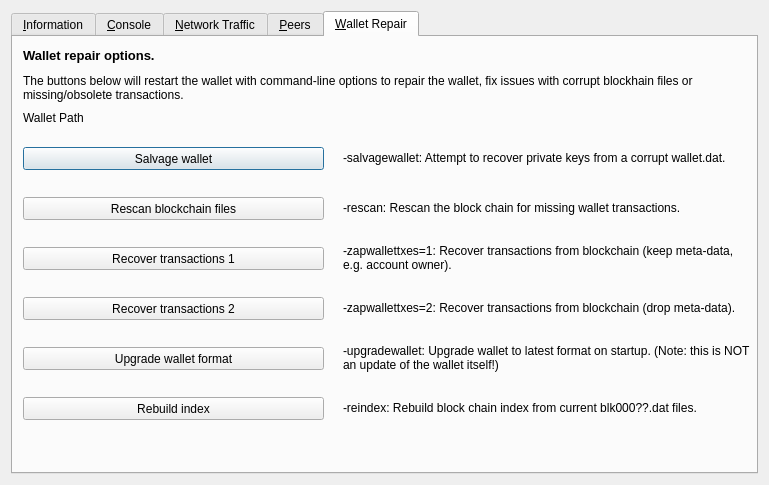
<?xml version="1.0" encoding="UTF-8"?>
<ui version="4.0">
 <class>RPCConsole</class>
 <widget class="QDialog" name="RPCConsole">
  <property name="geometry">
   <rect>
    <x>0</x>
    <y>0</y>
    <width>769</width>
    <height>485</height>
   </rect>
  </property>
  <property name="windowTitle">
   <string>Tools window</string>
  </property>
  <layout class="QVBoxLayout" name="verticalLayout_2">
   <item>
    <widget class="QTabWidget" name="tabWidget">
     <property name="currentIndex">
      <number>4</number>
     </property>
     <widget class="QWidget" name="tab_info">
      <attribute name="title">
       <string>&amp;Information</string>
      </attribute>
      <layout class="QGridLayout" name="gridLayout" columnstretch="0,0">
       <property name="horizontalSpacing">
        <number>12</number>
       </property>
       <item row="11" column="0">
        <widget class="QLabel" name="blockchainHeader">
         <property name="font">
          <font>
           <weight>75</weight>
           <bold>true</bold>
          </font>
         </property>
         <property name="text">
          <string>Block chain</string>
         </property>
        </widget>
       </item>
       <item row="10" column="1">
        <widget class="QLabel" name="masternodeCount">
         <property name="text">
          <string>N/A</string>
         </property>
        </widget>
       </item>
       <item row="1" column="1">
        <widget class="QLabel" name="clientName">
         <property name="cursor">
          <cursorShape>IBeamCursor</cursorShape>
         </property>
         <property name="text">
          <string>N/A</string>
         </property>
         <property name="textFormat">
          <enum>Qt::PlainText</enum>
         </property>
         <property name="textInteractionFlags">
          <set>Qt::LinksAccessibleByMouse|Qt::TextSelectableByKeyboard|Qt::TextSelectableByMouse</set>
         </property>
        </widget>
       </item>
       <item row="0" column="0">
        <widget class="QLabel" name="generalHeader">
         <property name="font">
          <font>
           <weight>75</weight>
           <bold>true</bold>
          </font>
         </property>
         <property name="text">
          <string>General</string>
         </property>
        </widget>
       </item>
       <item row="1" column="0">
        <widget class="QLabel" name="clientNameLabel">
         <property name="text">
          <string>Client name</string>
         </property>
        </widget>
       </item>
       <item row="3" column="1">
        <widget class="QLabel" name="openSSLVersion">
         <property name="cursor">
          <cursorShape>IBeamCursor</cursorShape>
         </property>
         <property name="text">
          <string>N/A</string>
         </property>
         <property name="textFormat">
          <enum>Qt::PlainText</enum>
         </property>
         <property name="textInteractionFlags">
          <set>Qt::LinksAccessibleByMouse|Qt::TextSelectableByKeyboard|Qt::TextSelectableByMouse</set>
         </property>
        </widget>
       </item>
       <item row="5" column="0">
        <widget class="QLabel" name="buildDateLabel">
         <property name="text">
          <string>Build date</string>
         </property>
        </widget>
       </item>
       <item row="9" column="0">
        <widget class="QLabel" name="numberOfConnectionsLabel">
         <property name="text">
          <string>Number of connections</string>
         </property>
        </widget>
       </item>
       <item row="4" column="1">
        <widget class="QLabel" name="berkeleyDBVersion">
         <property name="cursor">
          <cursorShape>IBeamCursor</cursorShape>
         </property>
         <property name="text">
          <string>N/A</string>
         </property>
         <property name="textFormat">
          <enum>Qt::PlainText</enum>
         </property>
         <property name="textInteractionFlags">
          <set>Qt::LinksAccessibleByMouse|Qt::TextSelectableByKeyboard|Qt::TextSelectableByMouse</set>
         </property>
        </widget>
       </item>
       <item row="6" column="0">
        <widget class="QLabel" name="startupTimeLabel">
         <property name="text">
          <string>Startup time</string>
         </property>
        </widget>
       </item>
       <item row="9" column="1">
        <widget class="QLabel" name="numberOfConnections">
         <property name="cursor">
          <cursorShape>IBeamCursor</cursorShape>
         </property>
         <property name="text">
          <string>N/A</string>
         </property>
         <property name="textFormat">
          <enum>Qt::PlainText</enum>
         </property>
         <property name="textInteractionFlags">
          <set>Qt::LinksAccessibleByMouse|Qt::TextSelectableByKeyboard|Qt::TextSelectableByMouse</set>
         </property>
        </widget>
       </item>
       <item row="12" column="0">
        <widget class="QLabel" name="numberOfBlocksLabel">
         <property name="text">
          <string>Current number of blocks</string>
         </property>
        </widget>
       </item>
       <item row="12" column="1">
        <widget class="QLabel" name="numberOfBlocks">
         <property name="cursor">
          <cursorShape>IBeamCursor</cursorShape>
         </property>
         <property name="text">
          <string>N/A</string>
         </property>
         <property name="textFormat">
          <enum>Qt::PlainText</enum>
         </property>
         <property name="textInteractionFlags">
          <set>Qt::LinksAccessibleByMouse|Qt::TextSelectableByKeyboard|Qt::TextSelectableByMouse</set>
         </property>
        </widget>
       </item>
       <item row="13" column="0">
        <widget class="QLabel" name="lastBlockTimeLabel">
         <property name="text">
          <string>Last block time</string>
         </property>
        </widget>
       </item>
       <item row="16" column="0">
        <widget class="QPushButton" name="openDebugLogfileButton">
         <property name="toolTip">
          <string>Open the BCNA debug log file from the current data directory. This can take a few seconds for large log files.</string>
         </property>
         <property name="text">
          <string>&amp;Open</string>
         </property>
         <property name="autoDefault">
          <bool>false</bool>
         </property>
        </widget>
       </item>
       <item row="15" column="0">
        <widget class="QLabel" name="debugLogFileHeader">
         <property name="font">
          <font>
           <weight>75</weight>
           <bold>true</bold>
          </font>
         </property>
         <property name="text">
          <string>Debug log file</string>
         </property>
        </widget>
       </item>
       <item row="14" column="0">
        <spacer name="verticalSpacer_2">
         <property name="orientation">
          <enum>Qt::Vertical</enum>
         </property>
         <property name="sizeHint" stdset="0">
          <size>
           <width>20</width>
           <height>20</height>
          </size>
         </property>
        </spacer>
       </item>
       <item row="13" column="1">
        <widget class="QLabel" name="lastBlockTime">
         <property name="cursor">
          <cursorShape>IBeamCursor</cursorShape>
         </property>
         <property name="text">
          <string>N/A</string>
         </property>
         <property name="textFormat">
          <enum>Qt::PlainText</enum>
         </property>
         <property name="textInteractionFlags">
          <set>Qt::LinksAccessibleByMouse|Qt::TextSelectableByKeyboard|Qt::TextSelectableByMouse</set>
         </property>
        </widget>
       </item>
       <item row="2" column="0">
        <widget class="QLabel" name="clientVersionLabel">
         <property name="text">
          <string>Client version</string>
         </property>
        </widget>
       </item>
       <item row="2" column="1">
        <widget class="QLabel" name="clientVersion">
         <property name="cursor">
          <cursorShape>IBeamCursor</cursorShape>
         </property>
         <property name="text">
          <string>N/A</string>
         </property>
         <property name="textFormat">
          <enum>Qt::PlainText</enum>
         </property>
         <property name="textInteractionFlags">
          <set>Qt::LinksAccessibleByMouse|Qt::TextSelectableByKeyboard|Qt::TextSelectableByMouse</set>
         </property>
        </widget>
       </item>
       <item row="7" column="0">
        <widget class="QLabel" name="networkHeader">
         <property name="font">
          <font>
           <weight>75</weight>
           <bold>true</bold>
          </font>
         </property>
         <property name="text">
          <string>Network</string>
         </property>
        </widget>
       </item>
       <item row="8" column="0">
        <widget class="QLabel" name="networkNameLabel">
         <property name="text">
          <string>Name</string>
         </property>
        </widget>
       </item>
       <item row="6" column="1">
        <widget class="QLabel" name="startupTime">
         <property name="cursor">
          <cursorShape>IBeamCursor</cursorShape>
         </property>
         <property name="text">
          <string>N/A</string>
         </property>
         <property name="textFormat">
          <enum>Qt::PlainText</enum>
         </property>
         <property name="textInteractionFlags">
          <set>Qt::LinksAccessibleByMouse|Qt::TextSelectableByKeyboard|Qt::TextSelectableByMouse</set>
         </property>
        </widget>
       </item>
       <item row="3" column="0">
        <widget class="QLabel" name="openSSLVersionLabel">
         <property name="text">
          <string>Using OpenSSL version</string>
         </property>
         <property name="indent">
          <number>10</number>
         </property>
        </widget>
       </item>
       <item row="8" column="1">
        <widget class="QLabel" name="networkName">
         <property name="cursor">
          <cursorShape>IBeamCursor</cursorShape>
         </property>
         <property name="text">
          <string>N/A</string>
         </property>
         <property name="textFormat">
          <enum>Qt::PlainText</enum>
         </property>
         <property name="textInteractionFlags">
          <set>Qt::LinksAccessibleByMouse|Qt::TextSelectableByKeyboard|Qt::TextSelectableByMouse</set>
         </property>
        </widget>
       </item>
       <item row="10" column="0">
        <widget class="QLabel" name="masternodeCountLabel">
         <property name="text">
          <string>Number of Masternodes</string>
         </property>
        </widget>
       </item>
       <item row="5" column="1">
        <widget class="QLabel" name="buildDate">
         <property name="cursor">
          <cursorShape>IBeamCursor</cursorShape>
         </property>
         <property name="text">
          <string>N/A</string>
         </property>
         <property name="textFormat">
          <enum>Qt::PlainText</enum>
         </property>
         <property name="textInteractionFlags">
          <set>Qt::LinksAccessibleByMouse|Qt::TextSelectableByKeyboard|Qt::TextSelectableByMouse</set>
         </property>
        </widget>
       </item>
       <item row="4" column="0">
        <widget class="QLabel" name="berkeleyDBVersionLabel">
         <property name="text">
          <string>Using BerkeleyDB version</string>
         </property>
         <property name="indent">
          <number>10</number>
         </property>
        </widget>
       </item>
      </layout>
     </widget>
     <widget class="QWidget" name="tab_console">
      <attribute name="title">
       <string>&amp;Console</string>
      </attribute>
      <layout class="QVBoxLayout" name="verticalLayout_3">
       <property name="spacing">
        <number>3</number>
       </property>
       <item>
        <widget class="QTextEdit" name="messagesWidget">
         <property name="minimumSize">
          <size>
           <width>0</width>
           <height>100</height>
          </size>
         </property>
         <property name="readOnly">
          <bool>true</bool>
         </property>
         <property name="tabKeyNavigation" stdset="0">
          <bool>false</bool>
         </property>
         <property name="columnCount" stdset="0">
          <number>2</number>
         </property>
        </widget>
       </item>
       <item>
        <layout class="QHBoxLayout" name="horizontalLayout">
         <property name="spacing">
          <number>3</number>
         </property>
         <item>
          <widget class="QLabel" name="label">
           <property name="text">
            <string notr="true">&gt;</string>
           </property>
          </widget>
         </item>
         <item>
          <widget class="QLineEdit" name="lineEdit"/>
         </item>
         <item>
          <widget class="QPushButton" name="clearButton">
           <property name="maximumSize">
            <size>
             <width>24</width>
             <height>24</height>
            </size>
           </property>
           <property name="toolTip">
            <string>Clear console</string>
           </property>
           <property name="text">
            <string/>
           </property>
           <property name="icon">
            <iconset resource="../bitcanna.qrc">
             <normaloff>:/icons/remove</normaloff>:/icons/remove</iconset>
           </property>
           <property name="shortcut">
            <string notr="true">Ctrl+L</string>
           </property>
           <property name="autoDefault">
            <bool>false</bool>
           </property>
          </widget>
         </item>
        </layout>
       </item>
      </layout>
     </widget>
     <widget class="QWidget" name="tab_nettraffic">
      <attribute name="title">
       <string>&amp;Network Traffic</string>
      </attribute>
      <layout class="QHBoxLayout" name="horizontalLayout_3">
       <item>
        <layout class="QVBoxLayout" name="verticalLayout_4">
         <item>
          <widget class="TrafficGraphWidget" name="trafficGraph" native="true">
           <property name="sizePolicy">
            <sizepolicy hsizetype="Expanding" vsizetype="Expanding">
             <horstretch>0</horstretch>
             <verstretch>0</verstretch>
            </sizepolicy>
           </property>
          </widget>
         </item>
         <item>
          <layout class="QHBoxLayout" name="horizontalLayout_2">
           <item>
            <widget class="QSlider" name="sldGraphRange">
             <property name="minimum">
              <number>1</number>
             </property>
             <property name="maximum">
              <number>288</number>
             </property>
             <property name="pageStep">
              <number>12</number>
             </property>
             <property name="value">
              <number>6</number>
             </property>
             <property name="orientation">
              <enum>Qt::Horizontal</enum>
             </property>
            </widget>
           </item>
           <item>
            <widget class="QLabel" name="lblGraphRange">
             <property name="minimumSize">
              <size>
               <width>100</width>
               <height>0</height>
              </size>
             </property>
             <property name="alignment">
              <set>Qt::AlignCenter</set>
             </property>
            </widget>
           </item>
           <item>
            <widget class="QPushButton" name="btnClearTrafficGraph">
             <property name="text">
              <string>&amp;Clear</string>
             </property>
             <property name="autoDefault">
              <bool>false</bool>
             </property>
            </widget>
           </item>
          </layout>
         </item>
        </layout>
       </item>
       <item>
        <layout class="QVBoxLayout" name="verticalLayout">
         <item>
          <widget class="QGroupBox" name="groupBox">
           <property name="title">
            <string>Totals</string>
           </property>
           <layout class="QVBoxLayout" name="verticalLayout_5">
            <item>
             <layout class="QHBoxLayout" name="horizontalLayout_4">
              <item>
               <widget class="Line" name="line">
                <property name="sizePolicy">
                 <sizepolicy hsizetype="Fixed" vsizetype="Fixed">
                  <horstretch>0</horstretch>
                  <verstretch>0</verstretch>
                 </sizepolicy>
                </property>
                <property name="minimumSize">
                 <size>
                  <width>10</width>
                  <height>0</height>
                 </size>
                </property>
                <property name="palette">
                 <palette>
                  <active>
                   <colorrole role="Light">
                    <brush brushstyle="SolidPattern">
                     <color alpha="255">
                      <red>0</red>
                      <green>255</green>
                      <blue>0</blue>
                     </color>
                    </brush>
                   </colorrole>
                  </active>
                  <inactive>
                   <colorrole role="Light">
                    <brush brushstyle="SolidPattern">
                     <color alpha="255">
                      <red>0</red>
                      <green>255</green>
                      <blue>0</blue>
                     </color>
                    </brush>
                   </colorrole>
                  </inactive>
                  <disabled>
                   <colorrole role="Light">
                    <brush brushstyle="SolidPattern">
                     <color alpha="255">
                      <red>0</red>
                      <green>255</green>
                      <blue>0</blue>
                     </color>
                    </brush>
                   </colorrole>
                  </disabled>
                 </palette>
                </property>
                <property name="orientation">
                 <enum>Qt::Horizontal</enum>
                </property>
               </widget>
              </item>
              <item>
               <widget class="QLabel" name="label_16">
                <property name="text">
                 <string>Received</string>
                </property>
               </widget>
              </item>
              <item>
               <widget class="QLabel" name="lblBytesIn">
                <property name="minimumSize">
                 <size>
                  <width>50</width>
                  <height>0</height>
                 </size>
                </property>
                <property name="alignment">
                 <set>Qt::AlignRight|Qt::AlignTrailing|Qt::AlignVCenter</set>
                </property>
               </widget>
              </item>
             </layout>
            </item>
            <item>
             <layout class="QHBoxLayout" name="horizontalLayout_5">
              <item>
               <widget class="Line" name="line_2">
                <property name="sizePolicy">
                 <sizepolicy hsizetype="Fixed" vsizetype="Fixed">
                  <horstretch>0</horstretch>
                  <verstretch>0</verstretch>
                 </sizepolicy>
                </property>
                <property name="minimumSize">
                 <size>
                  <width>10</width>
                  <height>0</height>
                 </size>
                </property>
                <property name="palette">
                 <palette>
                  <active>
                   <colorrole role="Light">
                    <brush brushstyle="SolidPattern">
                     <color alpha="255">
                      <red>255</red>
                      <green>0</green>
                      <blue>0</blue>
                     </color>
                    </brush>
                   </colorrole>
                  </active>
                  <inactive>
                   <colorrole role="Light">
                    <brush brushstyle="SolidPattern">
                     <color alpha="255">
                      <red>255</red>
                      <green>0</green>
                      <blue>0</blue>
                     </color>
                    </brush>
                   </colorrole>
                  </inactive>
                  <disabled>
                   <colorrole role="Light">
                    <brush brushstyle="SolidPattern">
                     <color alpha="255">
                      <red>255</red>
                      <green>0</green>
                      <blue>0</blue>
                     </color>
                    </brush>
                   </colorrole>
                  </disabled>
                 </palette>
                </property>
                <property name="orientation">
                 <enum>Qt::Horizontal</enum>
                </property>
               </widget>
              </item>
              <item>
               <widget class="QLabel" name="label_17">
                <property name="text">
                 <string>Sent</string>
                </property>
               </widget>
              </item>
              <item>
               <widget class="QLabel" name="lblBytesOut">
                <property name="minimumSize">
                 <size>
                  <width>50</width>
                  <height>0</height>
                 </size>
                </property>
                <property name="alignment">
                 <set>Qt::AlignRight|Qt::AlignTrailing|Qt::AlignVCenter</set>
                </property>
               </widget>
              </item>
             </layout>
            </item>
            <item>
             <spacer name="verticalSpacer_4">
              <property name="orientation">
               <enum>Qt::Vertical</enum>
              </property>
              <property name="sizeHint" stdset="0">
               <size>
                <width>20</width>
                <height>407</height>
               </size>
              </property>
             </spacer>
            </item>
           </layout>
          </widget>
         </item>
        </layout>
       </item>
      </layout>
     </widget>
     <widget class="QWidget" name="tab_peers">
      <attribute name="title">
       <string>&amp;Peers</string>
      </attribute>
      <layout class="QGridLayout" name="gridLayout_2">
       <item row="0" column="0" rowspan="2">
        <widget class="QTableView" name="peerWidget">
         <property name="horizontalScrollBarPolicy">
          <enum>Qt::ScrollBarAsNeeded</enum>
         </property>
         <property name="sortingEnabled">
          <bool>true</bool>
         </property>
         <attribute name="horizontalHeaderHighlightSections">
          <bool>false</bool>
         </attribute>
        </widget>
       </item>
       <item row="0" column="1">
        <widget class="QLabel" name="peerHeading">
         <property name="sizePolicy">
          <sizepolicy hsizetype="Preferred" vsizetype="Minimum">
           <horstretch>0</horstretch>
           <verstretch>0</verstretch>
          </sizepolicy>
         </property>
         <property name="minimumSize">
          <size>
           <width>300</width>
           <height>32</height>
          </size>
         </property>
         <property name="font">
          <font>
           <pointsize>10</pointsize>
           <weight>75</weight>
           <bold>true</bold>
          </font>
         </property>
         <property name="cursor">
          <cursorShape>IBeamCursor</cursorShape>
         </property>
         <property name="text">
          <string>Select a peer to view detailed information.</string>
         </property>
         <property name="alignment">
          <set>Qt::AlignCenter</set>
         </property>
         <property name="wordWrap">
          <bool>true</bool>
         </property>
         <property name="textInteractionFlags">
          <set>Qt::LinksAccessibleByMouse|Qt::TextSelectableByKeyboard|Qt::TextSelectableByMouse</set>
         </property>
        </widget>
       </item>
       <item row="1" column="1">
        <widget class="QWidget" name="detailWidget" native="true">
         <property name="minimumSize">
          <size>
           <width>300</width>
           <height>0</height>
          </size>
         </property>
         <layout class="QGridLayout" name="gridLayout_3">
          <item row="0" column="0">
           <widget class="QLabel" name="label_23">
            <property name="text">
             <string>Direction</string>
            </property>
           </widget>
          </item>
          <item row="0" column="2">
           <widget class="QLabel" name="peerDirection">
            <property name="cursor">
             <cursorShape>IBeamCursor</cursorShape>
            </property>
            <property name="text">
             <string>N/A</string>
            </property>
            <property name="textFormat">
             <enum>Qt::PlainText</enum>
            </property>
            <property name="textInteractionFlags">
             <set>Qt::LinksAccessibleByMouse|Qt::TextSelectableByKeyboard|Qt::TextSelectableByMouse</set>
            </property>
           </widget>
          </item>
          <item row="1" column="0">
           <widget class="QLabel" name="label_21">
            <property name="text">
             <string>Protocol</string>
            </property>
           </widget>
          </item>
          <item row="1" column="2">
           <widget class="QLabel" name="peerVersion">
            <property name="cursor">
             <cursorShape>IBeamCursor</cursorShape>
            </property>
            <property name="text">
             <string>N/A</string>
            </property>
            <property name="textFormat">
             <enum>Qt::PlainText</enum>
            </property>
            <property name="textInteractionFlags">
             <set>Qt::LinksAccessibleByMouse|Qt::TextSelectableByKeyboard|Qt::TextSelectableByMouse</set>
            </property>
           </widget>
          </item>
          <item row="2" column="0">
           <widget class="QLabel" name="label_28">
            <property name="text">
             <string>Version</string>
            </property>
           </widget>
          </item>
          <item row="2" column="2">
           <widget class="QLabel" name="peerSubversion">
            <property name="cursor">
             <cursorShape>IBeamCursor</cursorShape>
            </property>
            <property name="text">
             <string>N/A</string>
            </property>
            <property name="textFormat">
             <enum>Qt::PlainText</enum>
            </property>
            <property name="textInteractionFlags">
             <set>Qt::LinksAccessibleByMouse|Qt::TextSelectableByKeyboard|Qt::TextSelectableByMouse</set>
            </property>
           </widget>
          </item>
          <item row="3" column="0">
           <widget class="QLabel" name="label_4">
            <property name="text">
             <string>Services</string>
            </property>
           </widget>
          </item>
          <item row="3" column="2">
           <widget class="QLabel" name="peerServices">
            <property name="cursor">
             <cursorShape>IBeamCursor</cursorShape>
            </property>
            <property name="text">
             <string>N/A</string>
            </property>
            <property name="textFormat">
             <enum>Qt::PlainText</enum>
            </property>
            <property name="textInteractionFlags">
             <set>Qt::LinksAccessibleByMouse|Qt::TextSelectableByKeyboard|Qt::TextSelectableByMouse</set>
            </property>
           </widget>
          </item>
          <item row="5" column="0">
           <widget class="QLabel" name="label_29">
            <property name="text">
             <string>Starting Height</string>
            </property>
           </widget>
          </item>
          <item row="5" column="2">
           <widget class="QLabel" name="peerHeight">
            <property name="cursor">
             <cursorShape>IBeamCursor</cursorShape>
            </property>
            <property name="text">
             <string>N/A</string>
            </property>
            <property name="textFormat">
             <enum>Qt::PlainText</enum>
            </property>
            <property name="textInteractionFlags">
             <set>Qt::LinksAccessibleByMouse|Qt::TextSelectableByKeyboard|Qt::TextSelectableByMouse</set>
            </property>
           </widget>
          </item>
          <item row="6" column="0">
           <widget class="QLabel" name="label_27">
            <property name="text">
             <string>Sync Height</string>
            </property>
           </widget>
          </item>
          <item row="6" column="2">
           <widget class="QLabel" name="peerSyncHeight">
            <property name="cursor">
             <cursorShape>IBeamCursor</cursorShape>
            </property>
            <property name="text">
             <string>N/A</string>
            </property>
            <property name="textFormat">
             <enum>Qt::PlainText</enum>
            </property>
            <property name="textInteractionFlags">
             <set>Qt::LinksAccessibleByMouse|Qt::TextSelectableByKeyboard|Qt::TextSelectableByMouse</set>
            </property>
           </widget>
          </item>
          <item row="7" column="0">
           <widget class="QLabel" name="label_24">
            <property name="text">
             <string>Ban Score</string>
            </property>
           </widget>
          </item>
          <item row="7" column="2">
           <widget class="QLabel" name="peerBanScore">
            <property name="cursor">
             <cursorShape>IBeamCursor</cursorShape>
            </property>
            <property name="text">
             <string>N/A</string>
            </property>
            <property name="textFormat">
             <enum>Qt::PlainText</enum>
            </property>
            <property name="textInteractionFlags">
             <set>Qt::LinksAccessibleByMouse|Qt::TextSelectableByKeyboard|Qt::TextSelectableByMouse</set>
            </property>
           </widget>
          </item>
          <item row="8" column="0">
           <widget class="QLabel" name="label_22">
            <property name="text">
             <string>Connection Time</string>
            </property>
           </widget>
          </item>
          <item row="8" column="2">
           <widget class="QLabel" name="peerConnTime">
            <property name="cursor">
             <cursorShape>IBeamCursor</cursorShape>
            </property>
            <property name="text">
             <string>N/A</string>
            </property>
            <property name="textFormat">
             <enum>Qt::PlainText</enum>
            </property>
            <property name="textInteractionFlags">
             <set>Qt::LinksAccessibleByMouse|Qt::TextSelectableByKeyboard|Qt::TextSelectableByMouse</set>
            </property>
           </widget>
          </item>
          <item row="9" column="0">
           <widget class="QLabel" name="label_15">
            <property name="text">
             <string>Last Send</string>
            </property>
           </widget>
          </item>
          <item row="9" column="2">
           <widget class="QLabel" name="peerLastSend">
            <property name="cursor">
             <cursorShape>IBeamCursor</cursorShape>
            </property>
            <property name="text">
             <string>N/A</string>
            </property>
            <property name="textFormat">
             <enum>Qt::PlainText</enum>
            </property>
            <property name="textInteractionFlags">
             <set>Qt::LinksAccessibleByMouse|Qt::TextSelectableByKeyboard|Qt::TextSelectableByMouse</set>
            </property>
           </widget>
          </item>
          <item row="10" column="0">
           <widget class="QLabel" name="label_19">
            <property name="text">
             <string>Last Receive</string>
            </property>
           </widget>
          </item>
          <item row="10" column="2">
           <widget class="QLabel" name="peerLastRecv">
            <property name="cursor">
             <cursorShape>IBeamCursor</cursorShape>
            </property>
            <property name="text">
             <string>N/A</string>
            </property>
            <property name="textFormat">
             <enum>Qt::PlainText</enum>
            </property>
            <property name="textInteractionFlags">
             <set>Qt::LinksAccessibleByMouse|Qt::TextSelectableByKeyboard|Qt::TextSelectableByMouse</set>
            </property>
           </widget>
          </item>
          <item row="11" column="0">
           <widget class="QLabel" name="label_18">
            <property name="text">
             <string>Bytes Sent</string>
            </property>
           </widget>
          </item>
          <item row="11" column="2">
           <widget class="QLabel" name="peerBytesSent">
            <property name="cursor">
             <cursorShape>IBeamCursor</cursorShape>
            </property>
            <property name="text">
             <string>N/A</string>
            </property>
            <property name="textFormat">
             <enum>Qt::PlainText</enum>
            </property>
            <property name="textInteractionFlags">
             <set>Qt::LinksAccessibleByMouse|Qt::TextSelectableByKeyboard|Qt::TextSelectableByMouse</set>
            </property>
           </widget>
          </item>
          <item row="12" column="0">
           <widget class="QLabel" name="label_20">
            <property name="text">
             <string>Bytes Received</string>
            </property>
           </widget>
          </item>
          <item row="12" column="2">
           <widget class="QLabel" name="peerBytesRecv">
            <property name="cursor">
             <cursorShape>IBeamCursor</cursorShape>
            </property>
            <property name="text">
             <string>N/A</string>
            </property>
            <property name="textFormat">
             <enum>Qt::PlainText</enum>
            </property>
            <property name="textInteractionFlags">
             <set>Qt::LinksAccessibleByMouse|Qt::TextSelectableByKeyboard|Qt::TextSelectableByMouse</set>
            </property>
           </widget>
          </item>
          <item row="13" column="0">
           <widget class="QLabel" name="label_26">
            <property name="text">
             <string>Ping Time</string>
            </property>
           </widget>
          </item>
          <item row="13" column="2">
           <widget class="QLabel" name="peerPingTime">
            <property name="cursor">
             <cursorShape>IBeamCursor</cursorShape>
            </property>
            <property name="text">
             <string>N/A</string>
            </property>
            <property name="textFormat">
             <enum>Qt::PlainText</enum>
            </property>
            <property name="textInteractionFlags">
             <set>Qt::LinksAccessibleByMouse|Qt::TextSelectableByKeyboard|Qt::TextSelectableByMouse</set>
            </property>
           </widget>
          </item>
          <item row="14" column="1">
           <spacer name="verticalSpacer_3">
            <property name="orientation">
             <enum>Qt::Vertical</enum>
            </property>
            <property name="sizeHint" stdset="0">
             <size>
              <width>20</width>
              <height>40</height>
             </size>
            </property>
           </spacer>
          </item>
         </layout>
        </widget>
       </item>
      </layout>
     </widget>
     <widget class="QWidget" name="tab_repair">
      <attribute name="title">
       <string>&amp;Wallet Repair</string>
      </attribute>
      <widget class="QPushButton" name="btn_salvagewallet">
       <property name="geometry">
        <rect>
         <x>10</x>
         <y>110</y>
         <width>301</width>
         <height>23</height>
        </rect>
       </property>
       <property name="minimumSize">
        <size>
         <width>180</width>
         <height>23</height>
        </size>
       </property>
       <property name="text">
        <string>Salvage wallet</string>
       </property>
      </widget>
      <widget class="QPushButton" name="btn_rescan">
       <property name="geometry">
        <rect>
         <x>10</x>
         <y>160</y>
         <width>301</width>
         <height>23</height>
        </rect>
       </property>
       <property name="minimumSize">
        <size>
         <width>180</width>
         <height>23</height>
        </size>
       </property>
       <property name="text">
        <string>Rescan blockchain files</string>
       </property>
      </widget>
      <widget class="QPushButton" name="btn_zapwallettxes1">
       <property name="geometry">
        <rect>
         <x>10</x>
         <y>210</y>
         <width>301</width>
         <height>23</height>
        </rect>
       </property>
       <property name="minimumSize">
        <size>
         <width>180</width>
         <height>23</height>
        </size>
       </property>
       <property name="text">
        <string>Recover transactions 1</string>
       </property>
      </widget>
      <widget class="QPushButton" name="btn_zapwallettxes2">
       <property name="geometry">
        <rect>
         <x>10</x>
         <y>260</y>
         <width>301</width>
         <height>23</height>
        </rect>
       </property>
       <property name="minimumSize">
        <size>
         <width>180</width>
         <height>23</height>
        </size>
       </property>
       <property name="text">
        <string>Recover transactions 2</string>
       </property>
      </widget>
      <widget class="QPushButton" name="btn_upgradewallet">
       <property name="geometry">
        <rect>
         <x>10</x>
         <y>310</y>
         <width>301</width>
         <height>23</height>
        </rect>
       </property>
       <property name="minimumSize">
        <size>
         <width>180</width>
         <height>23</height>
        </size>
       </property>
       <property name="text">
        <string>Upgrade wallet format</string>
       </property>
      </widget>
      <widget class="QLabel" name="label_repair_helptext">
       <property name="geometry">
        <rect>
         <x>10</x>
         <y>30</y>
         <width>711</width>
         <height>41</height>
        </rect>
       </property>
       <property name="font">
        <font>
         <weight>50</weight>
         <bold>false</bold>
        </font>
       </property>
       <property name="text">
        <string>The buttons below will restart the wallet with command-line options to repair the wallet, fix issues with corrupt blockhain files or missing/obsolete transactions.</string>
       </property>
       <property name="wordWrap">
        <bool>true</bool>
       </property>
      </widget>
      <widget class="QLabel" name="label_repair_salvage">
       <property name="geometry">
        <rect>
         <x>330</x>
         <y>100</y>
         <width>411</width>
         <height>41</height>
        </rect>
       </property>
       <property name="text">
        <string>-salvagewallet: Attempt to recover private keys from a corrupt wallet.dat.</string>
       </property>
       <property name="wordWrap">
        <bool>true</bool>
       </property>
      </widget>
      <widget class="QLabel" name="label_repair_rescan">
       <property name="geometry">
        <rect>
         <x>330</x>
         <y>150</y>
         <width>411</width>
         <height>41</height>
        </rect>
       </property>
       <property name="text">
        <string>-rescan: Rescan the block chain for missing wallet transactions.</string>
       </property>
       <property name="wordWrap">
        <bool>true</bool>
       </property>
      </widget>
      <widget class="QLabel" name="label_repair_zap1">
       <property name="geometry">
        <rect>
         <x>330</x>
         <y>200</y>
         <width>411</width>
         <height>41</height>
        </rect>
       </property>
       <property name="text">
        <string>-zapwallettxes=1: Recover transactions from blockchain (keep meta-data, e.g. account owner).</string>
       </property>
       <property name="wordWrap">
        <bool>true</bool>
       </property>
      </widget>
      <widget class="QLabel" name="label_repair_zap2">
       <property name="geometry">
        <rect>
         <x>330</x>
         <y>250</y>
         <width>411</width>
         <height>41</height>
        </rect>
       </property>
       <property name="text">
        <string>-zapwallettxes=2: Recover transactions from blockchain (drop meta-data).</string>
       </property>
       <property name="wordWrap">
        <bool>true</bool>
       </property>
      </widget>
      <widget class="QLabel" name="label_repair_upgrade">
       <property name="geometry">
        <rect>
         <x>330</x>
         <y>300</y>
         <width>411</width>
         <height>41</height>
        </rect>
       </property>
       <property name="text">
        <string>-upgradewallet: Upgrade wallet to latest format on startup. (Note: this is NOT an update of the wallet itself!)</string>
       </property>
       <property name="wordWrap">
        <bool>true</bool>
       </property>
      </widget>
      <widget class="QLabel" name="label_repair_header">
       <property name="geometry">
        <rect>
         <x>10</x>
         <y>10</y>
         <width>711</width>
         <height>16</height>
        </rect>
       </property>
       <property name="font">
        <font>
         <pointsize>10</pointsize>
         <weight>75</weight>
         <bold>true</bold>
        </font>
       </property>
       <property name="text">
        <string>Wallet repair options.</string>
       </property>
       <property name="wordWrap">
        <bool>true</bool>
       </property>
      </widget>
      <widget class="QPushButton" name="btn_reindex">
       <property name="geometry">
        <rect>
         <x>10</x>
         <y>360</y>
         <width>301</width>
         <height>23</height>
        </rect>
       </property>
       <property name="text">
        <string>Rebuild index</string>
       </property>
      </widget>
      <widget class="QLabel" name="label_repair_reindex">
       <property name="geometry">
        <rect>
         <x>330</x>
         <y>350</y>
         <width>411</width>
         <height>41</height>
        </rect>
       </property>
       <property name="text">
        <string>-reindex: Rebuild block chain index from current blk000??.dat files.</string>
       </property>
       <property name="wordWrap">
        <bool>true</bool>
       </property>
      </widget>
      <widget class="QLabel" name="wallet_path">
       <property name="geometry">
        <rect>
         <x>10</x>
         <y>70</y>
         <width>711</width>
         <height>21</height>
        </rect>
       </property>
       <property name="text">
        <string>Wallet Path</string>
       </property>
      </widget>
     </widget>
    </widget>
   </item>
  </layout>
 </widget>
 <customwidgets>
  <customwidget>
   <class>TrafficGraphWidget</class>
   <extends>QWidget</extends>
   <header>trafficgraphwidget.h</header>
   <container>1</container>
   <slots>
    <slot>clear()</slot>
   </slots>
  </customwidget>
 </customwidgets>
 <resources>
  <include location="../bitcanna.qrc"/>
 </resources>
 <connections/>
</ui>
